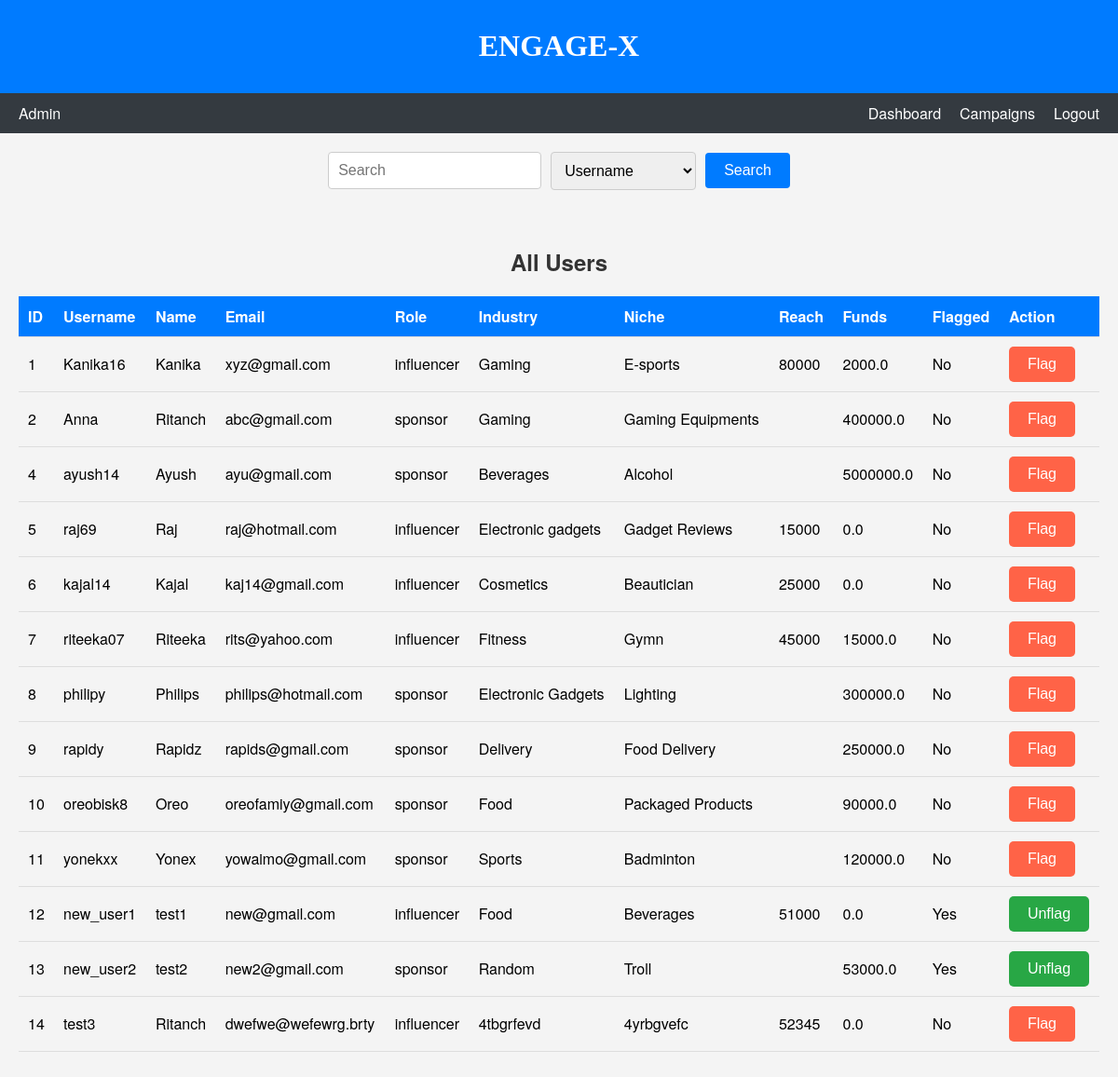
The page /show_users/all on the database its author committed.
### models.py (models this page shows, shortened)
class User(db.Model):
    __tablename__ = "user"
    id = db.Column(db.Integer, primary_key=True, autoincrement=True)
    username = db.Column(db.String, nullable=False)
    email = db.Column(db.String, nullable=False)
    role = db.Column(db.String, nullable=False) # admin , sponsor or influencer
    password = db.Column(db.String, nullable=False)
    is_flagged = db.Column(db.Boolean, default=False, nullable=False)  # New attribute for flagging users
    profile = db.relationship('Profile', back_populates='user', uselist=False)
    campaigns = db.relationship('Campaign', back_populates='sponsor')
    ad_requests = db.relationship('AdRequest', back_populates='influencer')

class Profile(db.Model):
    __tablename__ = "profile"
    id = db.Column(db.Integer, primary_key=True, autoincrement=True)
    user_id = db.Column(db.Integer, db.ForeignKey("user.id"), nullable=False)
    name = db.Column(db.String, nullable=False)
    industry = db.Column(db.String)
    niche = db.Column(db.String)
    reach = db.Column(db.Integer)
    funds = db.Column(db.Float)
    user = db.relationship('User', back_populates='profile')

### app.py (the view, shortened to what this page needs)
@app.route('/show_users/<type>', methods=['GET', 'POST'])
def show_users(type):
    if type == 'all':
        users = User.query.filter(User.role != 'admin').all()
    elif type == 'influencers':
        users = User.query.filter(User.role == 'influencer').all()
    elif type == 'sponsors':
        users = User.query.filter(User.role == 'sponsor').all()
    elif type == 'flagged':
        users = User.query.filter(User.is_flagged == True).all()
    return rt('users.html', users=users, type=type)

### templates/users.html (shortened to what this page needs)
<!DOCTYPE html>
<html lang="en">
<head>
    <link rel="stylesheet" href="{{ url_for('static', filename='css/admin_dashboard.css') }}">
</head>
<body>
    <header>
        <h1>ENGAGE-X</h1>
    </header>
    <nav class="navbar">
        <div class="navbar-left">
            <span>Admin</span>
        </div>
        <div class="navbar-right">
            <a href="{{ url_for('admin_dashboard') }}">Dashboard</a>
            <a href="{{ url_for('show_campaigns', type='all') }}">Campaigns</a>
            <a href="{{ url_for('logout') }}">Logout</a>
        </div>
    </nav>
    <div id="search-bar" class="search-bar">
        <form action="{{ url_for('search_admin') }}" method="POST">
            <input type="text" name="search-input" placeholder="Search" id="search-input">
            <select name="tag" id="tag">
                <option value="username">Username</option>
            </select>
            <button id="search-button">Search</button>
        </form>
    </div>
    <section id="users-section">
        <h2>{{ type|capitalize }} Users</h2>
        <table>
            <thead>
                <tr>
                    <th>ID</th>
                    <th>Username</th>
                    <th>Name</th>
                    <th>Email</th>
                    <th>Role</th>
                    <th>Industry</th>
                    <th>Niche</th>
                    <th>Reach</th>
                    <th>Funds</th>
                    <th>Flagged</th>
                    <th>Action</th>
                </tr>
            </thead>
            <tbody>
                {% for user in users %}
                <tr>
                    <td>{{ user.id }}</td>
                    <td>{{ user.username }}</td>
                    <td>{{ user.profile.name }}</td>
                    <td>{{ user.email }}</td>
                    <td>{{ user.role }}</td>
                    <td>{{ user.profile.industry }}</td>
                    <td>{{ user.profile.niche }}</td>
                    <td>{{ user.profile.reach }}</td>
                    <td>{{ user.profile.funds }}</td>
                    <td>{{ 'Yes' if user.is_flagged else 'No' }}</td>
                    <td>
                        <form action="{{ url_for('show_users', type=type) }}" method="post">
                            {% if user.is_flagged %}
                                <button type="submit" name="action" value="unflag" class="unflag-button">Unflag</button>
                            {% else %}
                                <button type="submit" name="action" value="flag" class="flag-button">Flag</button>
                            {% endif %}
                        </form>
                    </td>
                </tr>
                {% endfor %}
            </tbody>
        </table>
    </section>
</body>
</html>

### static/css/admin_dashboard.css (style rules this page uses)
body { font-family: 'Helvetica Neue', sans-serif; margin: 0; padding: 0; background-color: #f4f4f4; }
header { font-family: stylish; background-color: #007bff; color: white; padding: 10px 20px; text-align: center; }
.navbar { display: flex; justify-content: space-between; background-color: #343a40; color: white; padding: 10px 20px; }
.navbar-left { display: flex; align-items: center; }
.navbar-right { display: flex; align-items: center; }
.navbar-right a { color: white; text-decoration: none; margin-left: 20px; }
.search-bar { margin: 20px; display: flex; justify-content: center; align-items: center; }
.search-bar form { display: flex; align-items: center; }
#search-input { padding: 10px; font-size: 16px; border: 1px solid #ccc; border-radius: 4px; margin-right: 10px; }
#tag { padding: 10px; font-size: 16px; border: 1px solid #ccc; border-radius: 4px; margin-right: 10px; }
#search-button { padding: 10px 20px; font-size: 16px; background-color: #007bff; color: white; border: none; border-radius: 4px; cursor: pointer; }
#users-section { padding: 20px; text-align: center; }
#users-section h2 { color: #333; margin-bottom: 20px; }
#users-section table { width: 100%; border-collapse: collapse; margin: 20px 0; }
#users-section th, #users-section td { padding: 10px; text-align: left; border-bottom: 1px solid #ddd; }
#users-section th { background-color: #007bff; color: white; }
.flag-button, .unflag-button { padding: 10px 20px; font-size: 16px; border: none; border-radius: 5px; cursor: pointer; }
.flag-button { background-color: #FF6347; color: white; }
.unflag-button { background-color: #28a745; color: white; }

### rows shown on the page
User: id "1", username "Kanika16", profile.name "Kanika", email "xyz@gmail.com", role "influencer", profile.industry "Gaming", profile.niche "E-sports", profile.reach "80000", profile.funds "2000.0", is_flagged "No", shows "Flag"
User: id "2", username "Anna", profile.name "Ritanch", email "abc@gmail.com", role "sponsor", profile.industry "Gaming", profile.niche "Gaming Equipments", profile.funds "400000.0", is_flagged "No", shows "Flag"
User: id "4", username "ayush14", profile.name "Ayush", email "ayu@gmail.com", role "sponsor", profile.industry "Beverages", profile.niche "Alcohol", profile.funds "5000000.0", is_flagged "No", shows "Flag"
User: id "5", username "raj69", profile.name "Raj", email "raj@hotmail.com", role "influencer", profile.industry "Electronic gadgets", profile.niche "Gadget Reviews", profile.reach "15000", profile.funds "0.0", is_flagged "No", shows "Flag"
User: id "6", username "kajal14", profile.name "Kajal", email "kaj14@gmail.com", role "influencer", profile.industry "Cosmetics", profile.niche "Beautician", profile.reach "25000", profile.funds "0.0", is_flagged "No", shows "Flag"
User: id "7", username "riteeka07", profile.name "Riteeka", email "rits@yahoo.com", role "influencer", profile.industry "Fitness", profile.niche "Gymn", profile.reach "45000", profile.funds "15000.0", is_flagged "No", shows "Flag"
User: id "8", username "philipy", profile.name "Philips", email "philips@hotmail.com", role "sponsor", profile.industry "Electronic Gadgets", profile.niche "Lighting", profile.funds "300000.0", is_flagged "No", shows "Flag"
User: id "9", username "rapidy", profile.name "Rapidz", email "rapids@gmail.com", role "sponsor", profile.industry "Delivery", profile.niche "Food Delivery", profile.funds "250000.0", is_flagged "No", shows "Flag"
User: id "10", username "oreobisk8", profile.name "Oreo", email "oreofamiy@gmail.com", role "sponsor", profile.industry "Food", profile.niche "Packaged Products", profile.funds "90000.0", is_flagged "No", shows "Flag"
User: id "11", username "yonekxx", profile.name "Yonex", email "yowaimo@gmail.com", role "sponsor", profile.industry "Sports", profile.niche "Badminton", profile.funds "120000.0", is_flagged "No", shows "Flag"
User: id "12", username "new_user1", profile.name "test1", email "new@gmail.com", role "influencer", profile.industry "Food", profile.niche "Beverages", profile.reach "51000", profile.funds "0.0", is_flagged "Yes", shows "Unflag"
User: id "13", username "new_user2", profile.name "test2", email "new2@gmail.com", role "sponsor", profile.industry "Random", profile.niche "Troll", profile.funds "53000.0", is_flagged "Yes", shows "Unflag"
User: id "14", username "test3", profile.name "Ritanch", email "dwefwe@wefewrg.brty", role "influencer", profile.industry "4tbgrfevd", profile.niche "4yrbgvefc", profile.reach "52345", profile.funds "0.0", is_flagged "No", shows "Flag"

### other values the page prints
{{ type|capitalize }} "All"
